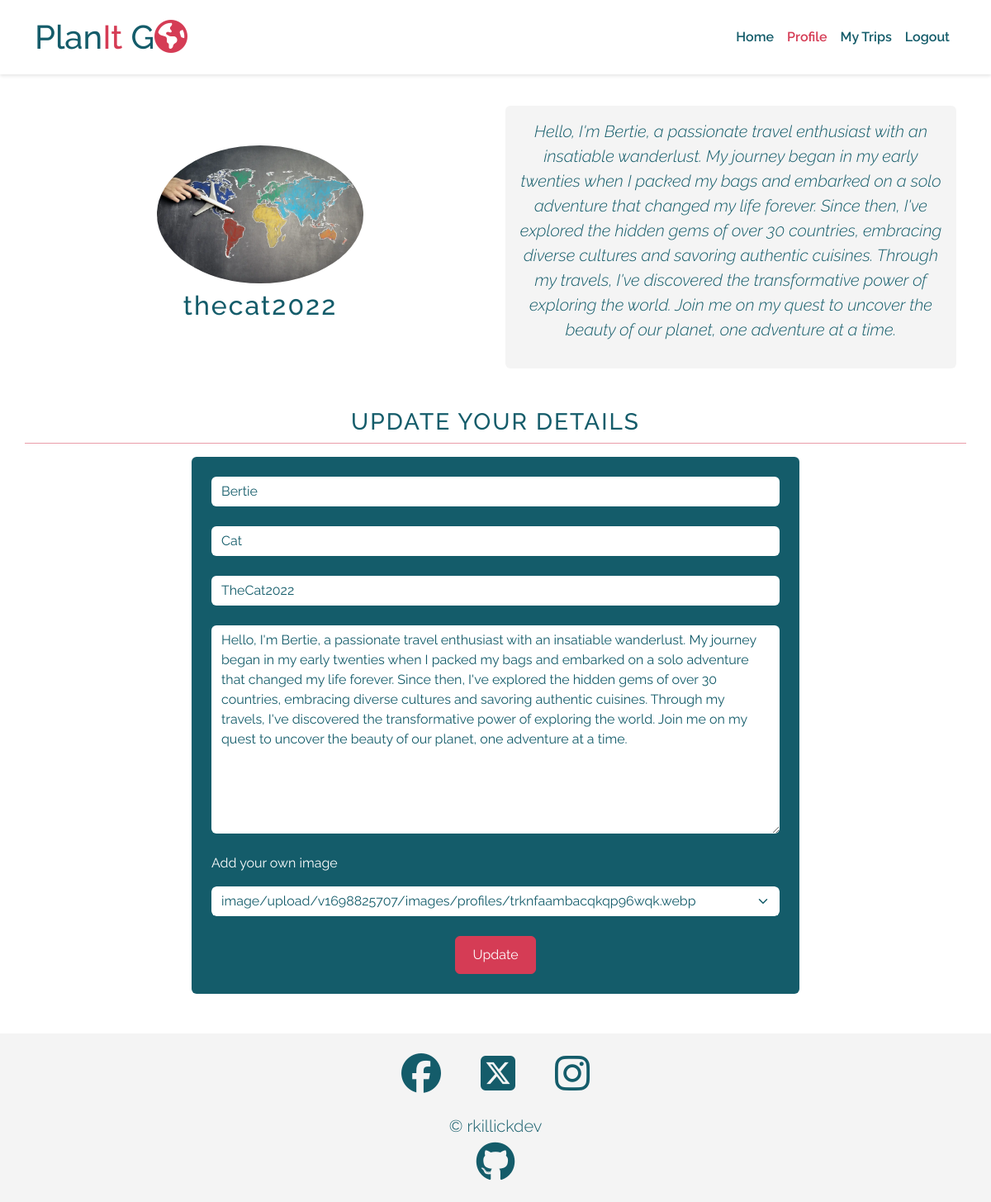
Page /profiles/update_profile/16 (signed in) on the committed database.
### profiles/models.py (models this page shows, shortened)
class Profile(models.Model):
    user = models.OneToOneField(
        User, on_delete=models.CASCADE, related_name="profile"
    )
    first_name = models.CharField(max_length=50, null=True)
    surname = models.CharField(max_length=50, null=True)
    screen_name = models.CharField(max_length=25, unique=True, null=True)
    slug = models.SlugField(max_length=150, unique=True, null=True)
    date_of_birth = models.DateField(blank=True, null=True)
    about = models.TextField(blank=True)
    profile_image = CloudinaryField(
        "image",
        default="placeholder",
        eager=[
            {
                "width": "100",
                "height": "100",
                "gravity": "auto",
                "crop": "thumb",
            }
        ],
        transformation={
            "aspect_ratio": "4:4",
            "gravity": "face",
            "height": "600",
            "zoom": "0.75",
            "crop": "thumb",
            "fetch_format": "auto",
            "quality": "auto",
            "dpr": "auto",
            "responsive": True,
        },
        folder="/images/profiles",
        format="webp",
    )

### profiles/views.py (the view)
class ProfileUpdateView(LoginRequiredMixin, SuccessMessageMixin, UpdateView):
    form_class = ProfileForm
    model = Profile
    success_url = reverse_lazy("trip_list")
    success_message = "Thanks, your profile details have been updated"
    def get_object(self, *args, **kwargs):
        obj = super(ProfileUpdateView, self).get_object(*args, **kwargs)
        if not obj.user == self.request.user:
            raise PermissionDenied()
        return obj

### profiles/templates/profiles/profile_form.html (shortened to what this page needs)
{% extends "base.html" %}
{% block content %}
{% load static %}
{% load crispy_forms_tags %}
<section id="enter-profile-details"
         class="mt-7">
  <div class="container">
    <div class="row mb-5">
      <div class="col-md-6 d-flex flex-column justify-content-center">
        <div class="image-container p-2 align-self-center">
          {% if request.user.profile.screen_name %}
            {% if 'placeholder' in profile.profile_image.url %}
              <img src="{% static 'images/placeholders/globe-profile-face-compress-square.webp' %}"
                  alt="Inflatable globe with two eyes stuck on"
                  class="img-fluid rounded-circle"
                  width="250">
            {% else %}
              <img src="{{ profile.profile_image.url }}"
                  alt="picture of {{ profile.screen_name }}"
                  class="img-fluid rounded-circle"
                  width="250">
            {% endif %}
            <h2 class="text-center text-lowercase p-2 m-0">
              {{ profile.screen_name}}</h2>
          {% endif %}
        </div>
      </div>
      <div class="col-md-6 d-flex flex-column justify-content-center">
          <div class="profile-bio card border-0 bg-secondary h-100">
            <div class="card-body d-flex flex-column text-center justify-content-center">
              {% if request.user.profile.about %}
                <p class="lead fst-italic">
                  {{profile.about}}
                </p>
              {% else %}
                  <p class="lead fst-italic">"We shall not cease from exploration, and the end of all our exploring will be to arrive where we started and know the place for the first time."</p>
                  <p class="lead fw-semibold m-0">T.S. Eliot</p>
              {% endif %}
            </div>
          </div>
      </div>
    </div>
    <div class="row">
      <h3 class="text-center">
        {% if request.user.profile.screen_name %} Update Your Details {% else %} Enter Your Details {% endif %}
      </h3>
      <hr>
    </div>
    <div class="row mb-5">
      <div class="col-md-8 offset-md-2">
        <div id="form-container" data-form_purpose="{% if request.user.profile.screen_name %}update{% else %}create{% endif %}">
          {% crispy form %}
        </div>
      </div>
    </div>
  </div>
</section>
{% endblock %}

### static/css/styles.css (style rules this page uses)
* { box-sizing: border-box; padding: 0; margin: 0; }
hr { color: var(--bs-primary); opacity: 0.5; }
h2, h3, h4 { text-transform: uppercase; letter-spacing: 2px; }

### rows in the picture
Profile: screen_name "thecat2022", about "Hello, I'm Bertie, a passionate travel enthusiast with an insatiable wanderlust. My journey began in my early twenties when I packed my bags and embarked on a solo adventure that changed my life forever. Since then, I've explored the hidden gems of over 30 countries, embracing diverse cultures and savoring authentic cuisines. Through my travels, I've discovered the transformative power of exploring the world. Join me on my quest to uncover the beauty of our planet, one adventure at a time.", first_name "Bertie", surname "Cat", screen_name "TheCat2022", profile_image "image/upload/v1698825707/images/profiles/trknfaambacqkqp96wqk.webp"
